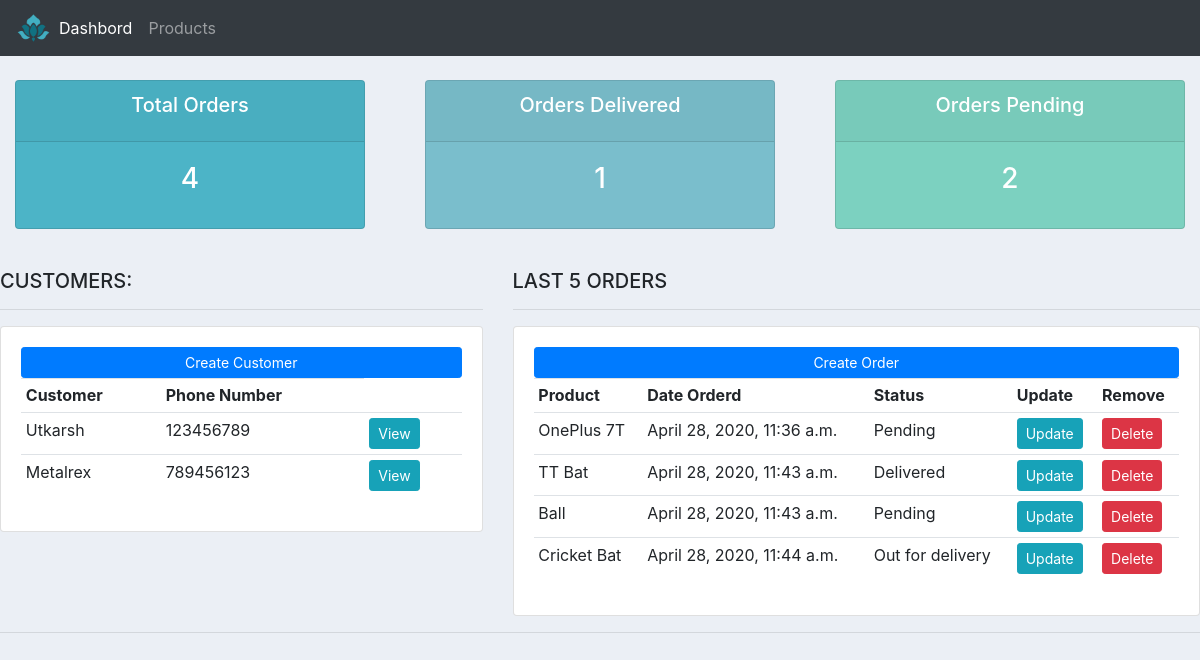
The page / on the database its author committed.
### eway/models.py (models this page shows, shortened)
class Customer(models.Model):
	name = models.CharField(max_length = 100,null = True)
	phone = models.CharField(max_length = 10,null = True)
	email = models.EmailField(max_length = 100,null = True)
	date_created = models.DateTimeField(auto_now_add = True,null = True)

class Order(models.Model):
	STATUS = (
			('Pending', 'Pending'),
			('Out for delivery', 'Out for delivery'),
			('Delivered', 'Delivered'),
			)
	customer = models.ForeignKey(Customer, null = True,on_delete= models.SET_NULL)
	product = models.ForeignKey(Product, null = True,on_delete= models.SET_NULL)
	date_created = models.DateTimeField(auto_now_add=True, null=True)
	status = models.CharField(max_length=200, null=True, choices=STATUS)

class Product(models.Model):
	CATEGORY = (
			('Indoor', 'Indoor'),
			('Out Door', 'Out Door'),
			)
	product_name = models.CharField(max_length = 100,null = True)
	price = models.FloatField(null = True)
	category = models.CharField(max_length=200, null=True, choices=CATEGORY)
	description = models.CharField(max_length = 200,null = True)
	date_created =  models.DateTimeField(auto_now_add = True,null = True)
	tags = models.ManyToManyField(Tag)
	def __str__(self):
		return self.product_name

### eway/views.py (the view)
# urls.py: path('',home,name = 'home'),
def home(request):
	customers = Customer.objects.all()
	orders = Order.objects.all()
	total_customer = customers.count()
	total_order = orders.count()
	total_delivered = orders.filter(status = 'Delivered').count()
	total_pending = orders.filter(status = 'Pending').count()
	return render(request,'eway/dashboard.html',{'customers':customers,'orders':orders,'total_order':total_order,'total_delivered':total_delivered,'total_pending':total_pending})

### eway/templates/eway/dashboard.html
{% extends 'eway/index.html' %}
{% block content %}
{% include 'eway/status.html' %}
<br>
<div class="row">
	<div class="col-md-5">
		<h5>CUSTOMERS:</h5>
		<hr>
		<div class="card card-body">
			<a class="btn btn-primary  btn-sm btn-block" href="">Create Customer</a>
			<table class="table table-sm">
				<tr>
					<th>Customer</th>
					<th>Phone Number</th>
				</tr>
				{% for i in customers %}
					<tr>
						<td>{{i.name}}</td>
						<td>{{i.phone}}</td>
						<td><a class="btn btn-sm btn-info" href="{% url 'customer' i.id %}">View</a></td>
					</tr>
				{% endfor %}
			</table>
		</div>
	</div>
	<div class="col-md-7">
		<h5>LAST 5 ORDERS</h5>
		<hr>
		<div class="card card-body">
			<a class="btn btn-primary  btn-sm btn-block" href="{% url 'create_order' %}">Create Order</a>
			<table class="table table-sm">
				<tr>
					<th>Product</th>
					<th>Date Orderd</th>
					<th>Status</th>
					<th>Update</th>
					<th>Remove</th>
				</tr>
				{% for i in orders %}
					<tr>
						<td>{{i.product}}</td>
						<td>{{i.date_created}}</td>
						<td>{{i.status}}</td>
						<td><a class="btn btn-sm btn-info" href="{% url 'update_order' i.id %}">Update</a></td>
						<td><a class="btn btn-sm btn-danger"href="{% url 'delete_order' i.id %}">Delete</a></td>
					</tr>
				{% endfor %}
			</table>
		</div>
	</div>
</div>
{% endblock %}

### eway/templates/eway/index.html (shortened to what this page needs)
{% load static %}
<!DOCTYPE html>
<html>
<head>
	<link rel="stylesheet" href="https://stackpath.bootstrapcdn.com/bootstrap/4.3.1/css/bootstrap.min.css">
	<link rel="stylesheet" type="text/css" href="{% static '/css/main.css'%}">
</head>
<body>
	{% include 'eway/navbar.html' %}
	{% block content %}
	{% endblock %}
	<hr>
</body>
</html>

### eway/templates/eway/navbar.html (shortened to what this page needs)
{% load static %}
<nav class="navbar navbar-expand-lg navbar-dark bg-dark">
  <img src="{% static 'images/logo.png' %}">
  <div class="collapse navbar-collapse" id="navbarNav">
    <ul class="navbar-nav">
      <li class="nav-item active">
        <a class="nav-link" href="{% url 'home' %}">Dashbord</a>
      </li>
      <li class="nav-item">
        <a class="nav-link" href="{% url 'product' %}">Products</a>
      </li>
    </ul>
  </div>
</nav>

### eway/templates/eway/status.html
<br>
<div class="row">
	<div class="col">
		<div class="col-md">
			<div class="card text-center text-white  mb-3" id="total-orders">
			  	<div class="card-header">
			  		<h5 class="card-title">Total Orders</h5>
			  	</div>
			  	<div class="card-body">
			    	<h3 class="card-title">{{total_order}}</h3>
			  	</div>
			</div>
		</div>
	</div>
	<div class="col">
		<div class="col-md">
			<div class="card text-center text-white  mb-3" id="orders-delivered">
			  	<div class="card-header">
			  		<h5 class="card-title">Orders Delivered</h5>
			  	</div>
			  	<div class="card-body">
			    	<h3 class="card-title">{{total_delivered}}</h3>
			  	</div>
			</div>
		</div>
	</div>
	<div class="col">
		<div class="col-md">
			<div class="card text-center text-white  mb-3" id="orders-pending">
			  	<div class="card-header">
			  		<h5 class="card-title">Orders Pending</h5>
			  	</div>
			  	<div class="card-body">
			    	<h3 class="card-title">{{total_pending}}</h3>
			  	</div>
			</div>
		</div>
	</div>
</div>

### static/css/main.css (style rules this page uses)
body { background-color: #ebeff5; }
#total-orders { background-color: #4cb4c7; }
#orders-delivered { background-color: #7abecc; }
#orders-pending { background-color: #7CD1C0; }
img { max-width:3%; max-height:3%; }

### rows shown on the page
Customer: name "Utkarsh", phone "123456789"
Customer: name "Metalrex", phone "789456123"
Order: product "OnePlus 7T", date_created "April 28, 2020, 11:36 a.m.", status "Pending"
Order: product "TT Bat", date_created "April 28, 2020, 11:43 a.m.", status "Delivered"
Order: product "Ball", date_created "April 28, 2020, 11:43 a.m.", status "Pending"
Order: product "Cricket Bat", date_created "April 28, 2020, 11:44 a.m.", status "Out for delivery"

### other values the page prints
{{ total_order }} "4"
{{ total_delivered }} "1"
{{ total_pending }} "2"
